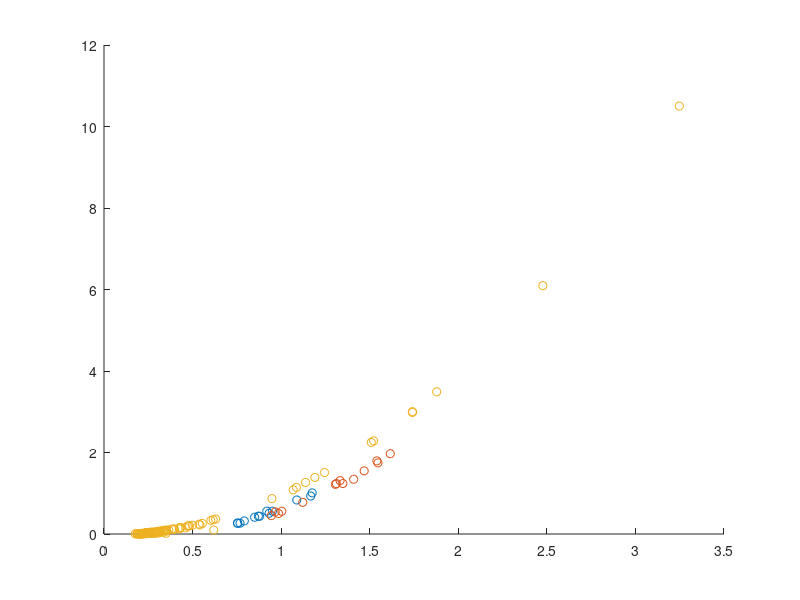
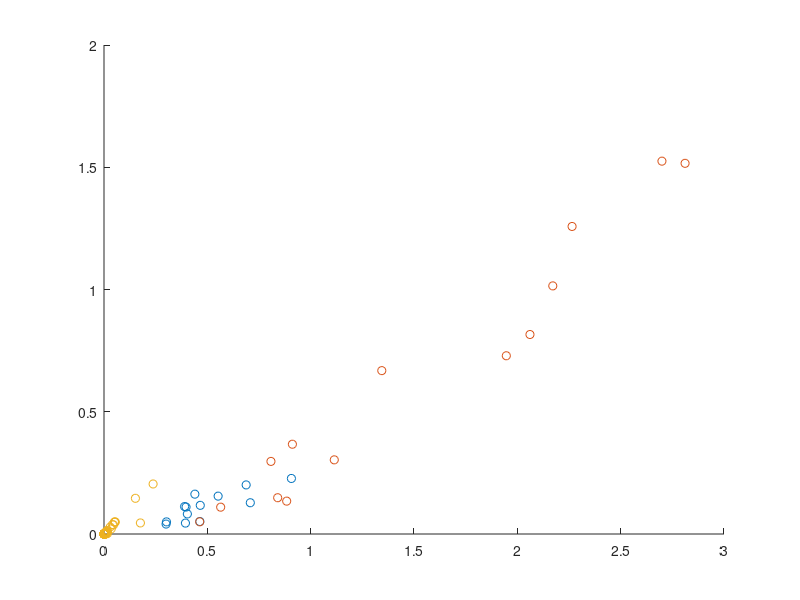
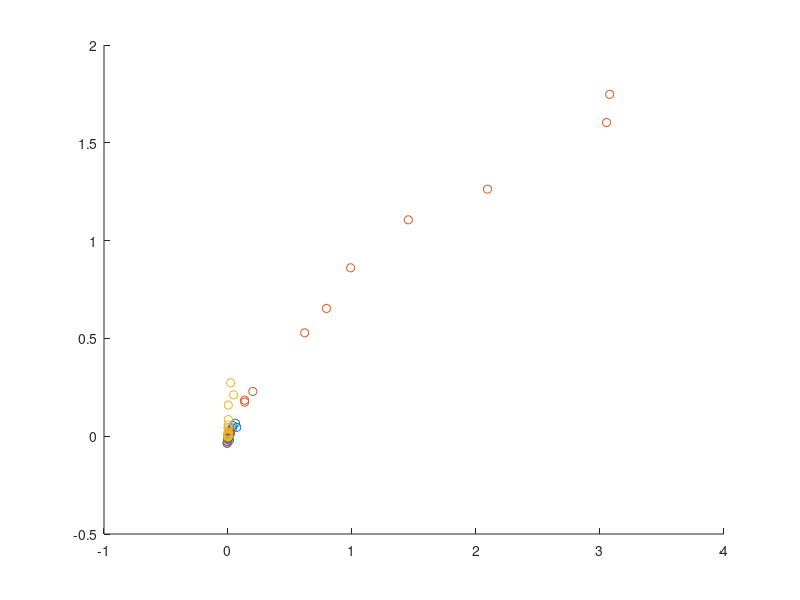
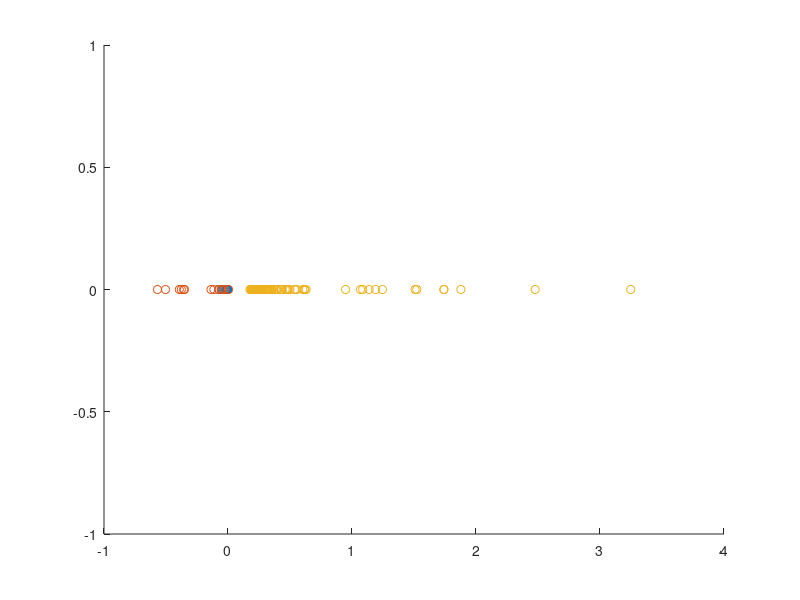

MATLAB code for these plots, in order:
lefts = csvread("lefts.csv");
rights = csvread("rights.csv");
garbage = csvread("garbage.csv");

figure('Name', '0 vs 1');
scatter(lefts(:, 1), lefts(:, 2), 'bx');
hold on;
scatter(rights(:, 1), rights(:, 2), 'rx');
scatter(garbage(:, 1), garbage(:, 2), 'k.');
hold off;

figure('Name', '2 vs 3');
scatter(lefts(:, 3), lefts(:, 4), 'bx');
hold on;
scatter(rights(:, 3), rights(:, 4), 'rx');
scatter(garbage(:, 3), garbage(:, 4), 'k.');
hold off;

figure('Name', '4 vs 5');
scatter(lefts(:, 5), lefts(:, 6), 'bx');
hold on;
scatter(rights(:, 5), rights(:, 6), 'rx');
scatter(garbage(:, 5), garbage(:, 6), 'k.');
hold off;

figure('Name', '6 vs 7');
scatter(lefts(:, 7), lefts(:, 8), 'bx');
hold on;
scatter(rights(:, 7), rights(:, 8), 'rx');
scatter(garbage(:, 1), garbage(:, 8), 'k.');
hold off;